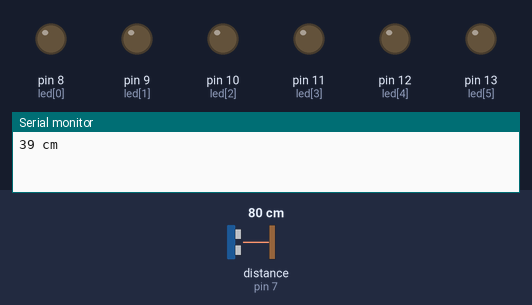
Bench run of a sketch on a simulated Arduino Uno, built with avr-gcc and run on an emulated ATmega328P. Shown: output pins drawn as LEDs (lit = HIGH), the last lines printed to the serial monitor. Wiring (inferred from the names in the program): ultrasonic range finder: trigger pin 6; echo pin 7. Inputs (shaded band) come from the test bench; at power-on: distance to the obstacle (sensor on pin 7) 80 cm. The echo pulse lasts 58.3 µs per cm.

Above: at 0.1 s.
At 1.6 s:
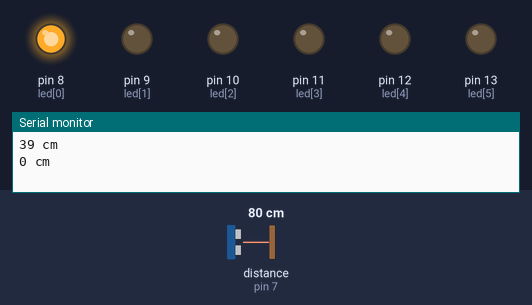
Timing chart, 0 to 3.1 s (numbered marks = the images above):
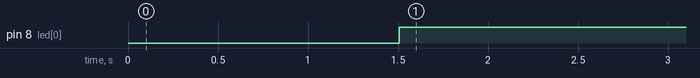

Measured:
- by itself, pin 8 (led[0]): LOW → HIGH at 1.5 s

The sketch:

arduino_ultrasonic_basic.ino
```cpp
int echo = 7;
int trig = 6;
int led[6]= {8, 9, 10, 11, 12, 13};

void setup()
{
  Serial.begin(9600);
  pinMode(trig, OUTPUT);
  pinMode(echo, INPUT);
  for(int i=0; i<6; i++)
    pinMode(led[i], OUTPUT);
}

void loop()
{
  long duration, distance;
  digitalWrite(trig, HIGH);
  delayMicroseconds(10);
  digitalWrite(trig, LOW);
  duration = pulseIn(echo, HIGH);
  distance = ((float)(17*duration) / 1000)/2;
  Serial.print(distance);
  Serial.println(" cm");

  if(distance < 10)
    digitalWrite(led[0],HIGH);
  else if(distance<15)
    digitalWrite(led[1],HIGH);
  else if(distance<20)
    digitalWrite(led[2],HIGH);
  else if(distance<25)
    digitalWrite(led[3],HIGH);
  else if(distance<30)
    digitalWrite(led[4],HIGH);
  else if(distance<35)
    digitalWrite(led[5],HIGH);
  else
    digitalWrite(led,LOW);
  delay(500);
}
```
